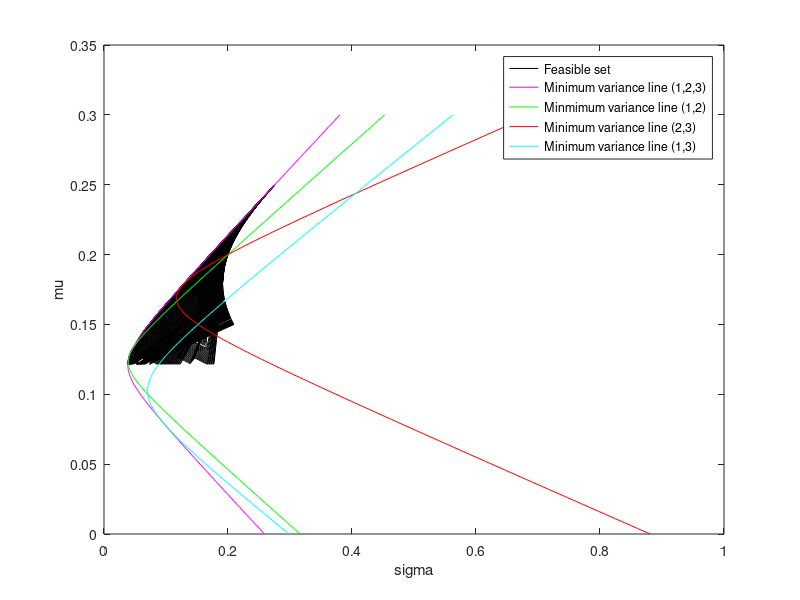

Source code (MATLAB):
m = [0.1,0.2,0.15];
C = [0.005,-0.010,0.004;
    -0.010,0.040,-0.002;
    0.004,-0.002,0.023];
mu = [];
sigma = [];
idx = 1;
u = [1,1,1];
invC = inv(C);
minw = (u*invC)/(u*invC*u');
minsigma = sqrt(minw*C*minw');
minmu = minw*m'; 
M = [m*invC*m',u*invC*m';
    m*invC*u',u*invC*u'];
detM = det(M);
for i = -1:0.01:1
    for j = -1:0.01:1
        for k = -1:0.01:1
            if(i+j+k == 1)
                w = [i,j,k];
                mtemp = w*m';
                if(mtemp >= minmu)
                    mu(idx) = w*m';
                    sigma(idx) = sqrt(w*C*w');
                    idx = idx + 1;
                end
            end
        end
    end
end
plot(sigma,mu,'k');
hold on;
mu = [];
sigma = [];
idx = 1;
for i = 0:0.001:0.3
    
    A = [i,u*invC*m';
        1 u*invC*u'];
    B = [m*invC*m',i;
        m*invC*u',1];
    wOpt = (det(A)/detM)*m*invC + (det(B)/detM)*u*invC;
    mu(idx) = i;
    sigma(idx) = sqrt(wOpt*C*wOpt');
    idx = idx + 1;
end
plot(sigma,mu,'m');
mu = [];
sigma = [];
idx = 1;
m = [0.1,0.2];
C = [0.005,-0.010;
    -0.010,0.040];
u = [1,1];
invC = inv(C);
minw = (u*invC)/(u*invC*u');
minsigma = sqrt(minw*C*minw');
minmu = minw*m'; 
M = [m*invC*m',u*invC*m';
    m*invC*u',u*invC*u'];
detM = det(M);
for i = 0:0.001:0.3
    
    A = [i,u*invC*m';
        1 u*invC*u'];
    B = [m*invC*m',i;
        m*invC*u',1];
    wOpt = (det(A)/detM)*m*invC + (det(B)/detM)*u*invC;
    mu(idx) = i;
    sigma(idx) = sqrt(wOpt*C*wOpt');
    idx = idx + 1;
end
plot(sigma,mu,'g');
mu = [];
sigma = [];
idx = 1;
m = [0.2,0.15];
C =[ 0.040,-0.002;
    -0.002,0.023];
u = [1,1];
invC = inv(C);
minw = (u*invC)/(u*invC*u');
minsigma = sqrt(minw*C*minw');
minmu = minw*m';
M = [m*invC*m',u*invC*m';
    m*invC*u',u*invC*u'];
detM = det(M);
for i = 0:0.001:0.3
    
    A = [i,u*invC*m';
        1 u*invC*u'];
    B = [m*invC*m',i;
        m*invC*u',1];
    wOpt = (det(A)/detM)*m*invC + (det(B)/detM)*u*invC;
    mu(idx) = i;
    sigma(idx) = sqrt(wOpt*C*wOpt');
    idx = idx + 1;
end
plot(sigma,mu,'r');
mu = [];
sigma = [];
idx = 1;
m = [0.1,0.15];
C = [0.005,0.004;
    0.004,0.023];
u = [1,1];
invC = inv(C);
minw = (u*invC)/(u*invC*u');
minsigma = sqrt(minw*C*minw');
minmu = minw*m'; 
M = [m*invC*m',u*invC*m';
    m*invC*u',u*invC*u'];
detM = det(M);
for i = 0:0.001:0.3
    
    A = [i,u*invC*m';
        1 u*invC*u'];
    B = [m*invC*m',i;
        m*invC*u',1];
    wOpt = (det(A)/detM)*m*invC + (det(B)/detM)*u*invC;
    mu(idx) = i;
    sigma(idx) = sqrt(wOpt*C*wOpt');
    idx = idx + 1;
end
plot(sigma,mu,'c');
xlabel('sigma');
ylabel('mu');
hold off;
legend('Feasible set','Minimum variance line (1,2,3)','Minmimum variance line (1,2)','Minimum variance line (2,3)','Minimum variance line (1,3)');